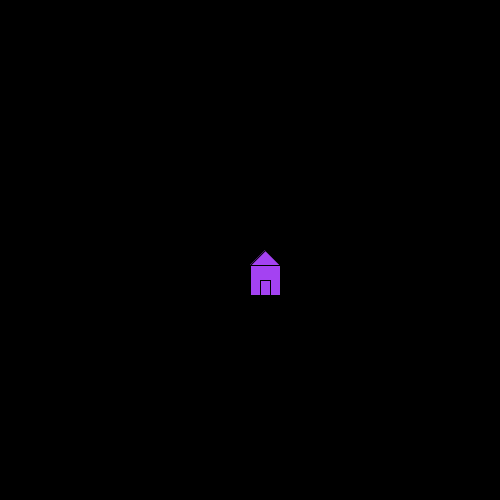
Frame 1 (no input)
Frame 60 (the mouse pressed at the canvas centre just before this capture): identical to frame 1, image omitted
Frame 120 (the mouse held since frame 60 and released just before this capture): identical to frame 1, image omitted

The Processing sketch that drew this single still picture (run headless with seeded random() and noise(); from frame 60 on, the mouse is pressed at the canvas centre):

// Processing sketch: rotation_mousePosition
// ── rotation_mousePosition.pde
int x, y; 
int size; 
color yellow; 
void setup() {
  yellow = color(random(0,255), random(0,255), random(0,255)); 
  size(500, 500); 

  background(0); 

  x = width/2; 
  y = height/2; 
  size = 30;
}

void draw() {
  //mouseX and mouseY track the location of our mouse on the canvas
  
  background(0); //need to reset our background here, or will constantly draw houses on top of each other 
  println(mouseX); 
  println(mouseY); 

  
  fill(yellow); 
  pushMatrix();
  int r = mouseX-mouseY; 
  translate(x, y); 
  rotate(radians(r)); 
  
  //need to redraw our house at the origin 
  //then when the canvas is translated our house will still be in the correct position
  triangle(size/2, 0, 0, 0 + size/2, 0 + size, 0 + size/2); 
  rect(0, 0 + size/2, size, size); 
  rect(0 + size/3, 0 + size, size/3, size/2); 
  popMatrix();
}
